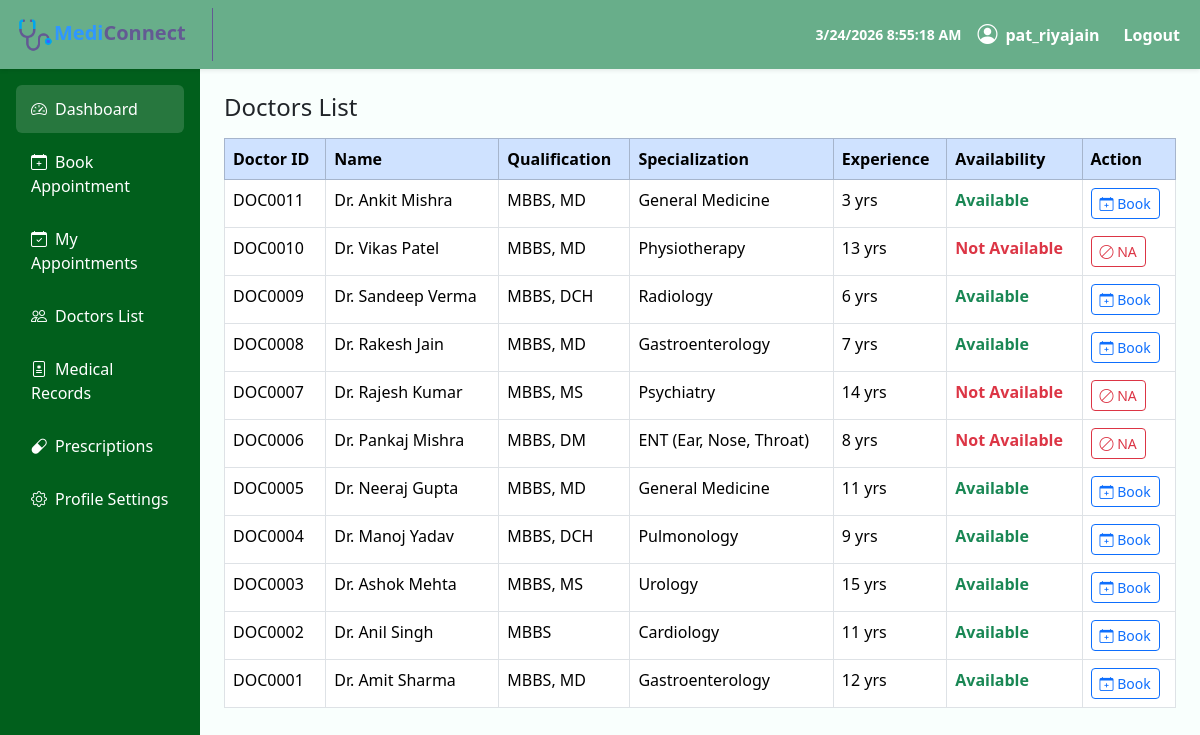
The page /patient/doctors-list/ (signed in) on the database its author committed.
### MediConnectApp/models.py (models this page shows, shortened)
class DoctorProfile(models.Model):
    user = models.OneToOneField(User, on_delete=models.CASCADE)
    doctor_id = models.CharField(max_length=10, unique=True, blank=True)
    phone = models.CharField(max_length=15)
    specialization = models.ForeignKey(Speciality, on_delete=models.SET_NULL, null=True)
    qualification = models.CharField(max_length=100)
    experience = models.PositiveIntegerField()
    is_approved = models.BooleanField(default=False)
    is_active = models.BooleanField(default=True)
    created_at = models.DateTimeField(auto_now_add=True)

class Speciality(models.Model):
    name = models.CharField(max_length=100, unique=True)
    is_active = models.BooleanField(default=True)
    def __str__(self):
        return self.name

### MediConnectApp/views.py (the view)
# urls.py: path("patient/doctors-list/", views.doctors_list_view, name="patient_doctors"),
@login_required(login_url="login")
def doctors_list_view(request):
    patient = get_patient(request)      # BASE CHECK FUNCTION (REUSE LOGIC)
    if not patient:
        return redirect("login")
    doctors = DoctorProfile.objects.filter(is_approved=True).order_by("-created_at")
    return render(request, "users/patient/p_doctors_list.html", {
        "doctors": doctors
    })

### MediConnectApp/views.py (called while the page is built)
def get_patient(request):
    if not hasattr(request.user, "patientprofile"):
        messages.error(request, "Unauthorized access")
        return None
    return request.user.patientprofile

### templates/users/patient/p_doctors_list.html
{% extends "users/patient/p_base.html" %}
{% block content %}
        <h4 class="b-4">Doctors List</h4>
        <table class="table table-bordered table-hover mt-3">
            <thead class="table-primary">
                <tr>
                    <th>Doctor ID</th>
                    <th>Name</th>
                    <th>Qualification</th>
                    <th>Specialization</th>
                    <th>Experience</th>
                    <th>Availability</th>
                    <th>Action</th>
                </tr>
            </thead>
            <tbody>
                {% for doctor in doctors %}
                <tr>
                    <td>{{ doctor.doctor_id }}</td>
                    <td>Dr. {{ doctor.user.get_full_name }}</td>
                    <td>{{ doctor.qualification }}</td>
                    <td>{{ doctor.specialization }}</td>
                    <td>{{ doctor.experience }} yrs</td>
                    <td>
                        {% if doctor.is_active %}
                            <span class="text-success fw-bold">Available</span>
                    </td>
                    <td>
                                <a href="{% url 'patient_book_appointment' %}"
                                class="btn btn-sm btn-outline-primary">
                                    <i class="bi bi-calendar-plus"></i> Book
                                </a>
                    </td>
                        {% else %}
                            <span class="text-danger fw-bold">Not Available</span>
                    </td>
                    <td>
                                <a href="#"
                                class="btn btn-sm btn-outline-danger">
                                    <i class="bi bi-ban text-danger"></i> NA
                                </a>
                    </td>
                        {% endif %}
                </tr>
                {% empty %}
                <tr>
                    <td colspan="4" class="text-center text-muted">
                        No doctors available
                    </td>
                </tr>
                {% endfor %}
            </tbody>
        </table>
{% endblock %}

### templates/users/patient/p_base.html (shortened to what this page needs)
{% load tz %}
{% load static %}
<!DOCTYPE html>
<html lang="en">
<head>
    <link href="https://cdn.jsdelivr.net/npm/bootstrap@5.3.2/dist/css/bootstrap.min.css" rel="stylesheet">
    <link href="https://cdn.jsdelivr.net/npm/bootstrap-icons@1.11.1/font/bootstrap-icons.css" rel="stylesheet">
</head>
<body>
<nav class="sticky-md-top navbar navbar-expand-lg shadow-sm" style="background-color: #68ae8a !important;">
    <div class="container-fluid">
        <a class="navbar-brand fw-bold" href="{% url 'patient_dashboard' %}" style="color: #635a93; text-decoration: none; border-right-style: solid; border-right-color: #635a93; border-right-width: 1px; padding: 8px 26px 8px 5px;">
            <img src="{% static 'media\logos\mediconnect-logo.png' %}" width="37" height="37" alt="Logo"><b><span style="color: #2f97ff;">Medi</span>Connect</b>
        </a>
        <div class="d-flex align-items-center text-white fw-semibold">
            <span class="me-3 small" id="clock"></span>
            <i class="bi bi-person-circle fs-5 me-2"></i>
            <span class="me-3">{{ user.username }}</span>
            <ul class="navbar-nav ms-auto">
                {% if user.is_authenticated %}
                <li class="nav-item">
                    <a class="nav-link text-white" href="{% url 'logout' %}">
                        Logout
                    </a>
                </li>
                {% else %}
                <li class="nav-item">
                    <a class="nav-link text-white" href="{% url 'login' %}">
                        Login
                    </a>
                </li>
                {% endif %}
            </ul>
        </div>
    </div>
</nav>
<div class="container-fluid">
    <div class="row">
        <div class="col-md-3 col-lg-2 sidebar p-3">
            <a href="{% url 'patient_dashboard' %}" class="active"><i class="bi bi-speedometer2 me-2"></i>Dashboard</a>
            <a href="{% url 'patient_book_appointment' %}"><i class="bi bi-calendar-plus me-2"></i>Book Appointment</a>
            <a href="{% url 'patient_my_appointments' %}"><i class="bi bi-calendar-check me-2"></i>My Appointments</a>
            <a href="{% url 'patient_doctors' %}"><i class="bi bi-people me-2"></i>Doctors List</a>
            <a href="{% url 'patient_medical_records' %}"><i class="bi bi-file-medical me-2"></i>Medical Records</a>
            <a href="{% url 'patient_prescriptions' %}"><i class="bi bi-capsule me-2"></i>Prescriptions</a>
            <a href="{% url 'patient_profile' %}"><i class="bi bi-gear me-2"></i>Profile Settings</a>
        </div>
        <div class="col-md-9 col-lg-10 p-4">
            {% block content %}{% endblock %}
        </div>
    </div>
</div>
</body>
</html>

### templates/users/patient/p_base.html (style rules this page uses)
body { background-color: #f9fffd; }
.sidebar { min-height: 100vh; background: #015f1c; }
.sidebar a { color: #fff; text-decoration: none; padding: 12px 15px; display: block; border-radius: 6px; margin-bottom: 5px; }
.sidebar a:hover, .sidebar a.active { background: rgba(255, 255, 255, 0.15); }
.navbar-brand { font-weight: 600; }

### rows shown on the page
DoctorProfile: doctor_id "DOC0011", user.get_full_name "Ankit Mishra", qualification "MBBS, MD", specialization "General Medicine", experience "3", is_active "Available"
DoctorProfile: doctor_id "DOC0010", user.get_full_name "Vikas Patel", qualification "MBBS, MD", specialization "Physiotherapy", experience "13", is_active "Not Available"
DoctorProfile: doctor_id "DOC0009", user.get_full_name "Sandeep Verma", qualification "MBBS, DCH", specialization "Radiology", experience "6", is_active "Available"
DoctorProfile: doctor_id "DOC0008", user.get_full_name "Rakesh Jain", qualification "MBBS, MD", specialization "Gastroenterology", experience "7", is_active "Available"
DoctorProfile: doctor_id "DOC0007", user.get_full_name "Rajesh Kumar", qualification "MBBS, MS", specialization "Psychiatry", experience "14", is_active "Not Available"
DoctorProfile: doctor_id "DOC0006", user.get_full_name "Pankaj Mishra", qualification "MBBS, DM", specialization "ENT (Ear, Nose, Throat)", experience "8", is_active "Not Available"
DoctorProfile: doctor_id "DOC0005", user.get_full_name "Neeraj Gupta", qualification "MBBS, MD", specialization "General Medicine", experience "11", is_active "Available"
DoctorProfile: doctor_id "DOC0004", user.get_full_name "Manoj Yadav", qualification "MBBS, DCH", specialization "Pulmonology", experience "9", is_active "Available"
DoctorProfile: doctor_id "DOC0003", user.get_full_name "Ashok Mehta", qualification "MBBS, MS", specialization "Urology", experience "15", is_active "Available"
DoctorProfile: doctor_id "DOC0002", user.get_full_name "Anil Singh", qualification "MBBS", specialization "Cardiology", experience "11", is_active "Available"
DoctorProfile: doctor_id "DOC0001", user.get_full_name "Amit Sharma", qualification "MBBS, MD", specialization "Gastroenterology", experience "12", is_active "Available"

### other values the page prints
{{ user.username }} "pat_riyajain"
